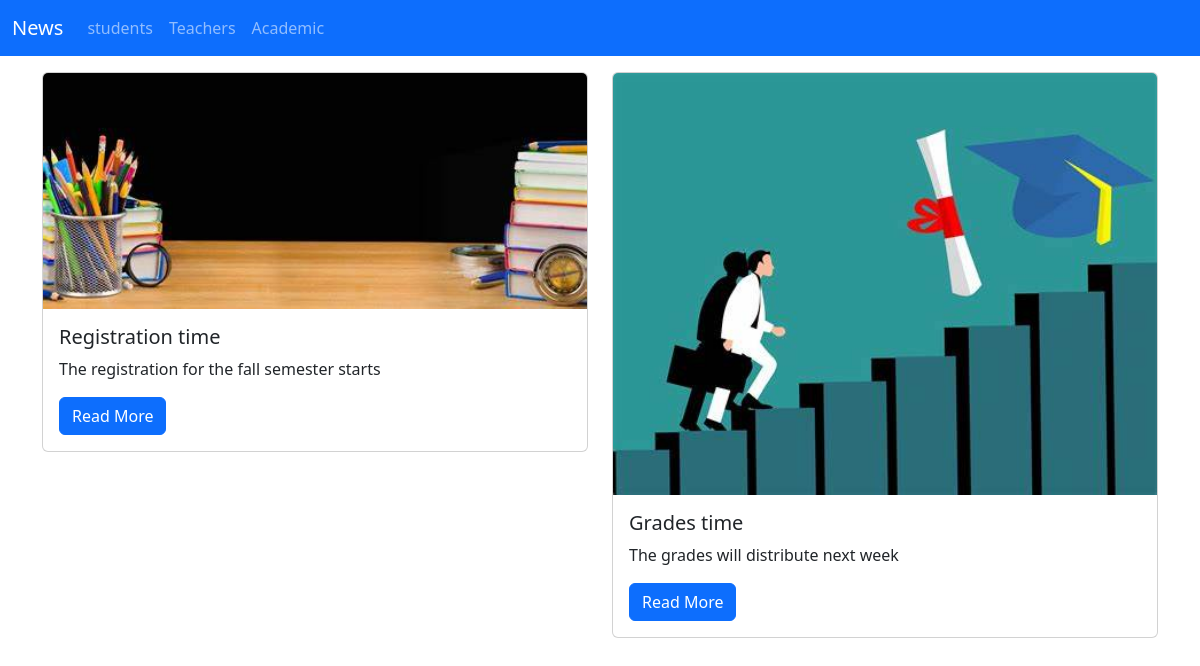
The page /USM_CODE/dist/categoryDetails.php?name=students on the database its author committed.
### tables this page shows
CREATE TABLE `categories` (
  `id` int(11) NOT NULL,
  `category_name` varchar(255) NOT NULL
);

CREATE TABLE `articles` (
  `id` int(255) NOT NULL,
  `title` varchar(255) NOT NULL,
  `date` date NOT NULL,
  `source` varchar(200) NOT NULL,
  `author` varchar(200) NOT NULL,
  `article` text NOT NULL,
  `photo_url` varchar(255) NOT NULL DEFAULT 'uploads/lectures',
  `photo_name` varchar(255) NOT NULL,
  `category` varchar(255) NOT NULL,
  `operator` int(255) NOT NULL DEFAULT 1,
  `status` bit(1) DEFAULT NULL,
  `action` varchar(255) NOT NULL
);

### USM_CODE/dist/categoryDetails.php (the view, shortened to what this page needs)
<?php
include "connection.php";
$query = "SELECT * FROM categories";
$result = mysqli_query($con, $query);
$name = $_GET['name'];
?>
<!DOCTYPE html>
<html lang="en">
<head>
    <link href="https://cdn.jsdelivr.net/npm/bootstrap@5.3.1/dist/css/bootstrap.min.css" rel="stylesheet">
</head>
<body>
    <nav class="navbar navbar-expand-sm bg-primary navbar-dark">
        <div class="container-fluid">
        <a class="navbar-brand" href="#" onclick="window.history.back();">News</a>
            <div class="collapse navbar-collapse" id="collapsibleNavbar">
                <ul class="navbar-nav">
                    <?php
                    if (mysqli_num_rows($result)) {
                        while ($row = mysqli_fetch_row($result)) {
                            echo "<li class=nav-item>
            <a class=nav-link href=categoryDetails.php?name=" . $row[1] . ">" . $row[1] . "</a>
          </li>";
                        }
                    }
                    ?>
                </ul>
            </div>
        </div>
    </nav>
    <div class="container mt-3">
        <?php
        $latestArticleQuery = "SELECT * FROM articles WHERE status = 1 AND category ='$name'  ORDER BY id DESC";
        $latestArticleResult = mysqli_query($con, $latestArticleQuery);
        if (mysqli_num_rows($latestArticleResult) > 0) {
        ?>
            <div class="row">
                <?php
                while ($latestArticle = mysqli_fetch_assoc($latestArticleResult)) {
                ?>
                    <div class="col-lg-6">
                        <div class="card mb-4">
                        <img src="<?php echo $latestArticle['photo_url']; ?>" class="card-img-top" alt="Big Post Image">
                            <div class="card-body">
                                <h5 class="card-title"><?php echo $latestArticle['title']; ?></h5>
                                <p class="card-text"><?php echo $latestArticle['article']; ?></p>
                                <a href="artDetails.php?id=<?php echo $latestArticle['id']; ?>" class="btn btn-primary">Read More</a>
                            </div>
                        </div>
                    </div>
                <?php
                }
                ?>
            </div>
        <?php
        }
        ?>
    </div>
</body>
</html>

### rows shown on the page
categories: category_name "students"
categories: category_name "Teachers"
categories: category_name "Academic"
articles: photo_url (picture), title "Registration time", article "The registration for the fall semester starts"
articles: photo_url (picture), title "Grades time", article "The grades will distribute next week"
